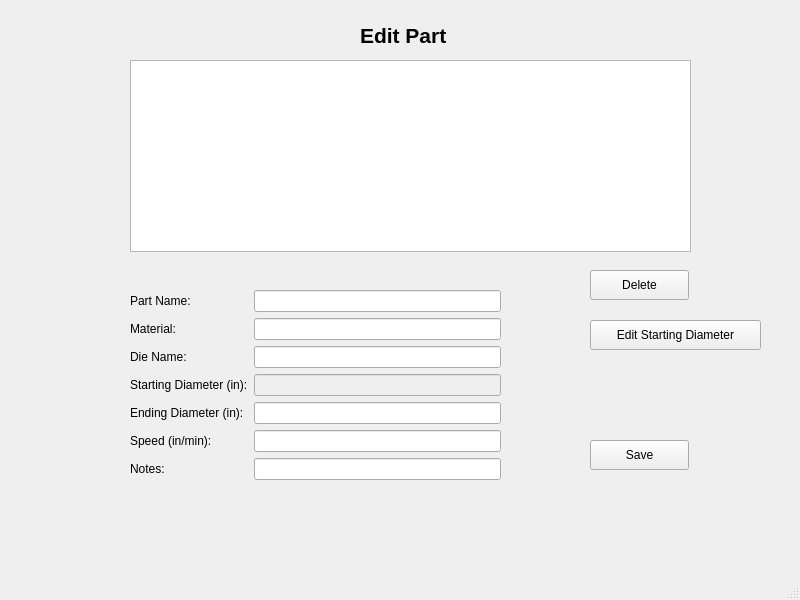
<?xml version="1.0" encoding="UTF-8"?>
<ui version="4.0">
 <class>MainWindow</class>
 <widget class="QMainWindow" name="MainWindow">
  <property name="geometry">
   <rect>
    <x>0</x>
    <y>0</y>
    <width>800</width>
    <height>600</height>
   </rect>
  </property>
  <property name="windowTitle">
   <string>Edit Library</string>
  </property>
  <widget class="QWidget" name="centralwidget">
   <widget class="QWidget" name="formLayoutWidget">
    <property name="geometry">
     <rect>
      <x>130</x>
      <y>290</y>
      <width>371</width>
      <height>262</height>
     </rect>
    </property>
    <layout class="QFormLayout" name="formLayout_2">
     <item row="0" column="0">
      <widget class="QLabel" name="label">
       <property name="text">
        <string>Part Name:</string>
       </property>
      </widget>
     </item>
     <item row="1" column="0">
      <widget class="QLabel" name="label_2">
       <property name="text">
        <string>Material:</string>
       </property>
      </widget>
     </item>
     <item row="2" column="0">
      <widget class="QLabel" name="label_3">
       <property name="text">
        <string>Die Name:</string>
       </property>
      </widget>
     </item>
     <item row="4" column="0">
      <widget class="QLabel" name="label_5">
       <property name="text">
        <string>Ending Diameter (in):</string>
       </property>
      </widget>
     </item>
     <item row="6" column="0">
      <widget class="QLabel" name="label_4">
       <property name="text">
        <string>Notes:</string>
       </property>
      </widget>
     </item>
     <item row="0" column="1">
      <widget class="QLineEdit" name="part_name_line">
       <property name="text">
        <string/>
       </property>
      </widget>
     </item>
     <item row="1" column="1">
      <widget class="QLineEdit" name="material_line"/>
     </item>
     <item row="2" column="1">
      <widget class="QLineEdit" name="die_name_line"/>
     </item>
     <item row="4" column="1">
      <widget class="QLineEdit" name="ending_diameter_line"/>
     </item>
     <item row="6" column="1">
      <widget class="QLineEdit" name="notes_line"/>
     </item>
     <item row="3" column="0">
      <widget class="QLabel" name="label_7">
       <property name="text">
        <string>Starting Diameter (in):</string>
       </property>
      </widget>
     </item>
     <item row="3" column="1">
      <widget class="QLineEdit" name="starting_diameter_line">
       <property name="enabled">
        <bool>false</bool>
       </property>
      </widget>
     </item>
     <item row="5" column="0">
      <widget class="QLabel" name="label_8">
       <property name="text">
        <string>Speed (in/min):</string>
       </property>
      </widget>
     </item>
     <item row="5" column="1">
      <widget class="QLineEdit" name="speed_line"/>
     </item>
    </layout>
   </widget>
   <widget class="QPushButton" name="edit_save_button">
    <property name="geometry">
     <rect>
      <x>590</x>
      <y>440</y>
      <width>99</width>
      <height>30</height>
     </rect>
    </property>
    <property name="text">
     <string>Save</string>
    </property>
   </widget>
   <widget class="QListWidget" name="LoadFromLibraryList">
    <property name="geometry">
     <rect>
      <x>130</x>
      <y>60</y>
      <width>561</width>
      <height>192</height>
     </rect>
    </property>
   </widget>
   <widget class="QPushButton" name="delete_part_button">
    <property name="geometry">
     <rect>
      <x>590</x>
      <y>270</y>
      <width>99</width>
      <height>30</height>
     </rect>
    </property>
    <property name="text">
     <string>Delete</string>
    </property>
   </widget>
   <widget class="QLabel" name="label_6">
    <property name="geometry">
     <rect>
      <x>360</x>
      <y>10</y>
      <width>241</width>
      <height>51</height>
     </rect>
    </property>
    <property name="font">
     <font>
      <pointsize>16</pointsize>
      <weight>75</weight>
      <bold>true</bold>
     </font>
    </property>
    <property name="text">
     <string>Edit Part</string>
    </property>
   </widget>
   <widget class="QPushButton" name="edit_starting_diameter_button">
    <property name="geometry">
     <rect>
      <x>590</x>
      <y>320</y>
      <width>171</width>
      <height>30</height>
     </rect>
    </property>
    <property name="text">
     <string>Edit Starting Diameter</string>
    </property>
   </widget>
  </widget>
  <widget class="QMenuBar" name="menubar">
   <property name="geometry">
    <rect>
     <x>0</x>
     <y>0</y>
     <width>800</width>
     <height>28</height>
    </rect>
   </property>
  </widget>
  <widget class="QStatusBar" name="statusbar"/>
 </widget>
 <resources/>
 <connections/>
</ui>
